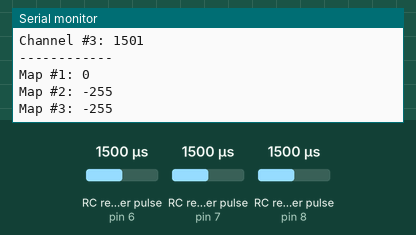
A sketch run on a simulated Arduino Uno, built with avr-gcc and run on an emulated ATmega328P. On the bench: the last lines printed to the serial monitor. Wiring (inferred from the names in the program): 3 × RC receiver channel: data pin 6 / data pin 7 / data pin 8. The inputs (shaded band) are chosen by the test bench; at power-on: RC receiver pulse (sensors on pin 6, pin 7, pin 8) 1500 µs.

Above: at 1.2 s.
1.3 s: RC receiver pulse (sensor on pin 6) set to 1020 µs
At 1.3 s:
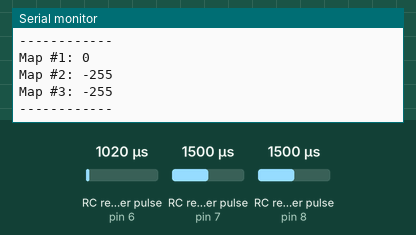
2.8 s: RC receiver pulse (sensor on pin 7) set to 1020 µs
At 4.1 s:
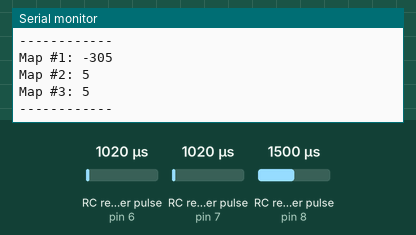
4.3 s: RC receiver pulse (sensor on pin 8) set to 1020 µs
At 5.7 s:
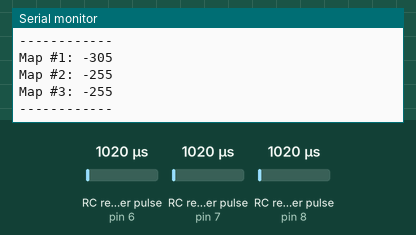
5.8 s: RC receiver pulse (sensor on pin 6) set to 1250 µs
At 7.1 s:
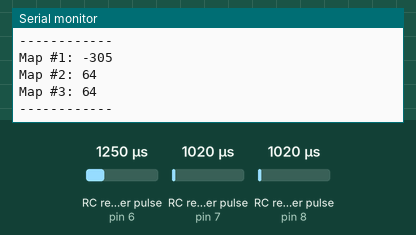
7.3 s: RC receiver pulse (sensor on pin 7) set to 1250 µs
8.8 s: RC receiver pulse (sensor on pin 8) set to 1250 µs
Timing chart, 0 to 11.3 s (numbered marks = the images above; inputs shaded):
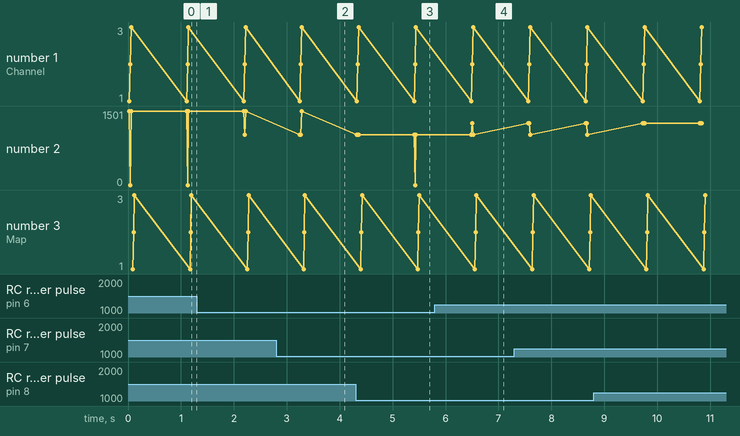

The sketch:

pwm_signal_test.ino
```cpp
#define rcPin1 6   // Pin 8 Connected to CH1 of Transmitter;
#define rcPin2 7  // Pin 9 Connected to CH2
#define rcPin3 8
#include <DualVNH5019MotorShield.h>

int ch1 = 0;  // Receiver Channel 1 PPM value
int ch2 = 0;  // Receiver Channel 2 PPM value
int ch3 = 0;
//const int deadzone =1450-1480

void setup() {
  pinMode(rcPin1, INPUT);
  pinMode(rcPin2, INPUT);
  pinMode(rcPin3, INPUT);
  Serial.begin(9600);


}

void loop() {

// Read in the length of the signal in microseconds
  ch1 = pulseIn(rcPin1, HIGH, 20000);  // (Pin, State, Timeout)
  ch2 = pulseIn(rcPin2, HIGH, 20000);
  ch3 = pulseIn(rcPin3, HIGH, 20000);

  /*int up = map(ch1,1000,1450,0,255);
  int down = map(ch1,1500,2000,0,-255); */


  int updown = map(ch2,1500,1900,0,255);
  int leftright = map(ch1,1000,2000,0,255);
  int weapon = map(ch1,1000,2000,0,255);

  Serial.print("Channel #1: ");
  Serial.println(ch2);
  Serial.print("Channel #2: ");
  Serial.println(ch1);
  Serial.print("Channel #3: ");
  Serial.println(ch3);
  Serial.println("------------");

  Serial.print("Map #1: ");
  Serial.println(updown);
  Serial.print("Map #2: ");
  Serial.println(leftright);
  Serial.print("Map #3: ");
  Serial.println(weapon);
  Serial.println("------------");
  delay(1000);


  /*if (ch1<1000 && ch1>=1450) {
    digitalWrite (3,HIGH);
    digitalWrite (4,LOW);
    analogWrite(5,up);
  }else{
    digitalWrite (3,LOW);
    digitalWrite (4,HIGH);
    analogWrite(6,down);
  } */
}
```

Measured:
- after the input at 2.8 s, the serial monitor: prints a new line after 0.45 s (image 2)
- after the input at 4.3 s, the serial monitor: prints a new line after 0.06 s (image 3)
- after the input at 5.8 s, the serial monitor: prints a new line after 0.70 s (image 4)
